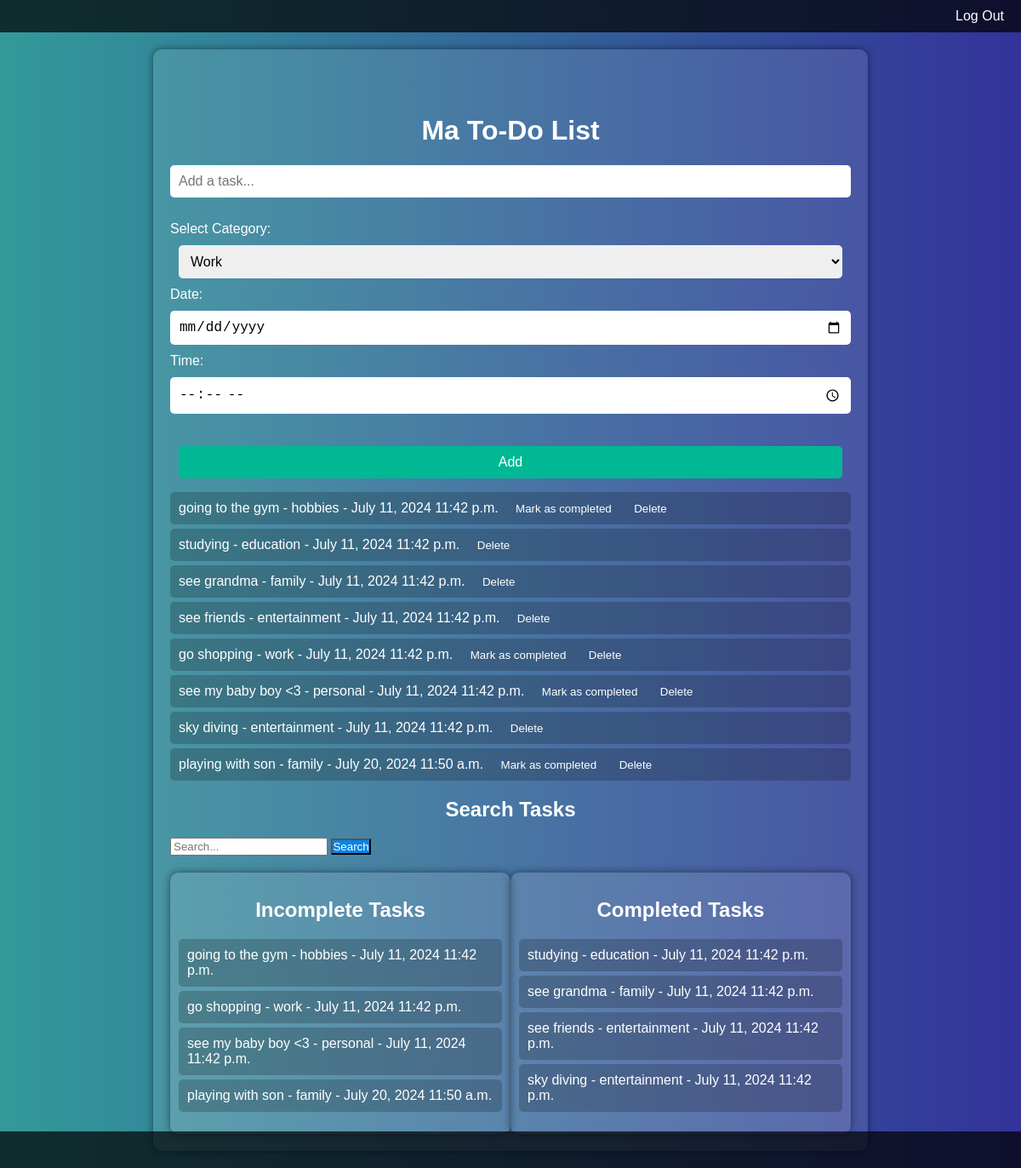
The app's page /main/ (signed in), older data.
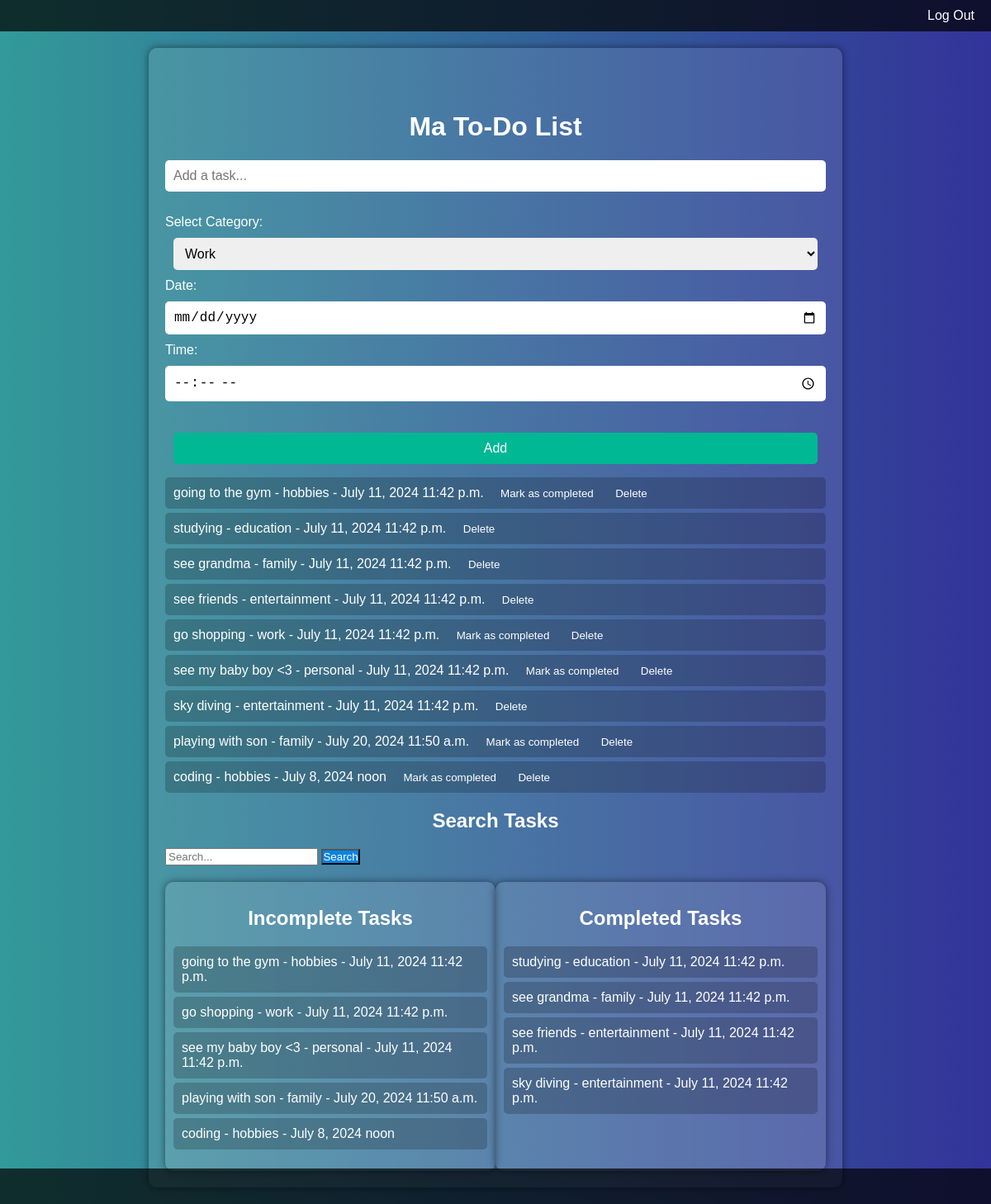
The same page, newer data.
### webapp/models.py (models this page shows, shortened)
class Task(models.Model):
    CATEGORY_CHOICES = [
        ('work', 'Work'),
        ('personal', 'Personal'),
        ('shopping', 'Shopping'),
        ('family', 'Family'),
        ('hobbies', 'Hobbies'),
        ('education', 'Education'),
        ('entertainment', 'Entertainment'),
    ]
    title = models.CharField(max_length=255)
    category = models.CharField(max_length=50, choices=CATEGORY_CHOICES, default='work')
    completed = models.BooleanField(default=False)
    created_at = models.DateTimeField(auto_now_add=True)
    date = models.DateField(default=timezone.now)
    time = models.TimeField(default=timezone.now)

### webapp/views.py (the view)
# urls.py: path('main/', views.main, name='main'),
@login_required
def main(request):
    tasks = Task.objects.order_by('created_at')
    incomplete_tasks = Task.objects.filter(completed=False).order_by('created_at')
    completed_tasks = Task.objects.filter(completed=True).order_by('created_at')
    return render(request, 'main.html', {'tasks': tasks, 'incomplete_tasks': incomplete_tasks, 'completed_tasks': completed_tasks})

### webapp/templates/main.html (shortened to what this page needs)
{% load static %}
<!DOCTYPE html>
<html lang="en">
<head>
    <link href='https://cdn.jsdelivr.net/npm/fullcalendar@6.0.0/lib/main.css' rel='stylesheet' />
    <link rel="stylesheet" href="{% static 'main_styles.css' %}">
</head>
<header>
    <div class="logout-container">
        <a href='/login' id="logout">Log Out</a>
        </div>
</header>
<body>
    <div class="container">
        <br>
        <br>
        <h1>Ma To-Do List</h1>
        <div class="content">
            <div class="form-group">
                <form action="{% url 'add_task' %}" method="POST">
                    <input type="text" id="task" name="title" placeholder="Add a task..." required><br>
                    <div class="group">
                        <label for="category">Select Category:</label>
                        <select id="category" name="category" required>
                            <option value="work">Work</option>
                        </select>
                        <label for="date">Date:</label>
                        <input type="date" id="date-time" name="date" required>
                        <label for="time">Time:</label>
                        <input type="time" id="date-time" name="time" required><br>
                        <button type="submit" id="submit-btn">Add</button>
                    </div>
                </form>
            </div>
            <div class="task-list">
                <ul id="task-list">
                    {% for task in tasks %}
                        <li>
                            {{ task.title }} - {{ task.category }} - {{ task.date }} {{ task.time }}
                            {% if not task.completed %}
                                <form action="{% url 'complete_task' task.id %}" method="POST" style="display:inline;">
                                    <button type="submit">Mark as completed</button>
                                </form>
                            {% endif %}
                            <form action="{% url 'delete_task' task.id %}" method="POST" style="display:inline;">
                                <button type="submit">Delete</button>
                            </form>
                        </li>
                    {% endfor %}
                </ul>
            </div>
        </div>
    <div class="search_tasks">
        <h2>Search Tasks</h2>
        <form action="{% url 'search_tasks' %}" method="GET">
            <input type="text" name="q" id="q" placeholder="Search...">
            <button type="submit" id="search">Search</button>
    </div>
    <div class="task-status">
        <div class="incomplete_tasks">
            <h2>Incomplete Tasks</h2>
            <ul>
                {% for task in incomplete_tasks %}
                    <li>{{ task.title }} - {{ task.category }} - {{ task.date }} {{ task.time }}</li>
                {% endfor %}
            </ul>
        </div>
        <div class="completed_tasks">
            <h2>Completed Tasks</h2>
            <ul>
                {% for task in completed_tasks %}
                    <li>{{ task.title }} - {{ task.category }} - {{ task.date }} {{ task.time }}</li>
                {% endfor %}
            </ul>
        </div>
    </div>
</div>
</body>
<footer>
</footer>
</html>

### webapp/static/main_styles.css (style rules this page uses)
body { font-family: Arial, sans-serif; background: linear-gradient(to right, rgba(0, 128, 128, 0.8), rgba(0, 0, 128, 0.8)); color: #fff; margin: 0; padding: 0; display: flex; flex-direction: column; align-items: center; justify-content: center; min-height: 100vh; overflow-x: hidden; }
header { width: 100%; display: flex; justify-content: flex-end; padding: 10px; background: rgba(0, 0, 0, 0.7); }
.logout-container { margin-right: 20px; }
.logout-container a { color: #fff; text-decoration: none; font-size: 16px; }
.container { background: rgba(255, 255, 255, 0.1); padding: 20px; border-radius: 10px; box-shadow: 0 0 10px rgba(0, 0, 0, 0.5); width: 90%; max-width: 800px; margin-top: 20px; }
h1, h2 { text-align: center; }
.form-group input, .form-group select, .form-group button { display: block; width: calc(100% - 20px); margin: 10px auto; padding: 10px; border-radius: 5px; border: none; font-size: 16px; }
#submit-btn { background-color: #00b894; color: #fff; cursor: pointer; transition: background-color 0.3s; }
.task-list ul, .incomplete_tasks ul, .completed_tasks ul { list-style: none; padding: 0; }
.task-list li, .incomplete_tasks li, .completed_tasks li { background: rgba(0, 0, 0, 0.2); margin: 5px 0; padding: 10px; border-radius: 5px; }
.task-list button, .incomplete_tasks button, .completed_tasks button { background: none; border: none; color: #fff; cursor: pointer; margin-left: 10px; }
#search { background-color: #0984e3; color: #fff; cursor: pointer; transition: background-color 0.3s; padding: 0%; margin-right: 60%; }
.task-status { display: flex; justify-content: space-around; margin-top: 20px; }
.task-status .incomplete_tasks, .task-status .completed_tasks { flex: 1; background-color: rgba(255, 255, 255, 0.1); padding: 10px; border-radius: 10px; box-shadow: 0 0 10px rgba(0, 0, 0, 0.5); }
.task-status h2 { text-align: center; }
footer { position: fixed; bottom: 0; width: 100%; background-color: rgba(0, 0, 0, 0.7); color: #fff; text-align: center; padding: 10px 0; }

Row changes from the older to the newer data that the page shows:
added Task: title "coding", category "hobbies", date "July 8, 2024", time "noon", completed "Mark as completed"
